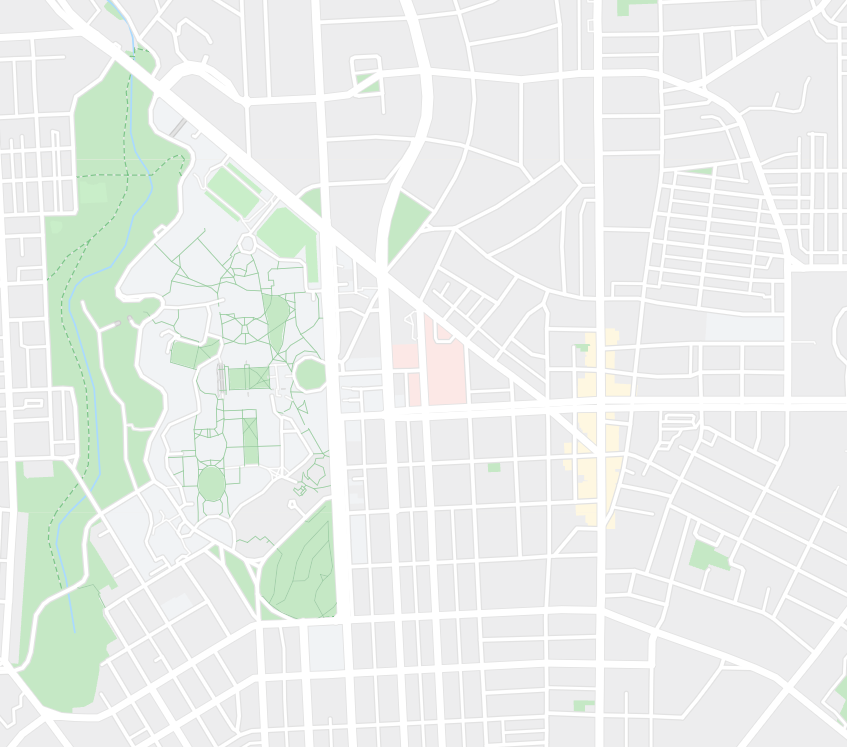
#> input picture trial_image_4.PNG, 847 x 747 px; its folder holds 2 pictures in this run
$ python check_white.py
#> lines starting #> are read from the running program, lines starting #| are printed output that depends on the picture; after the words box and inside, x2 and y2 are one past the last pixel; in counts of white or black regions, pixels touching at a corner belong together
# -*- coding: utf-8 -*-
"""
Created on Sat Nov 16 14:58:13 2019

@author: Wayne Monteiro
"""
from PIL import Image

WALL = 0
PATH = 1

COLORS = {
    WALL: (0, 0, 0),
    PATH: (255, 255, 255),

}
def set_color(img, x0, y0, dim, color):
    '''
    This function will put a colour to a block of pixels
    **Parameters***
    img:
        Points to the image

    x0 : *int*
        the initial x value of the block

    y0 : *int*
        the initial y value of the block

    dim : *int*
        Dimension of the block

    *** Returns***
    None

    '''

    for x in range(dim):
        for y in range(dim):
            img.putpixel(
                (dim * x0 + x, dim * y0 + y),
                color
            )
def save_maze(maze, basename, blockSize=20):
    '''
    This function will save the  maze  as an image file
    **Parameters***
    maze: *list* *int*
        List of lists containing the corresponding value of a path

    blockSize : *int*
        Number of pixels that fit into a block

    basename : *str*
        Name of maze

    *** Returns***
    None
    '''
    w_blocks = len(maze[0])
    h_blocks = len(maze)
    SIZE = (w_blocks * blockSize, h_blocks * blockSize)
    img = Image.new("RGB", SIZE, color=COLORS[WALL])

    for y, row in enumerate(maze):
        for x, block_ID in enumerate(row):
            set_color(img, x, y, blockSize, COLORS[block_ID])

    img.save("%s_recreated_grid.png"
             % (basename))


basename = "trial_image_4.PNG"
IMG = Image.open(basename).convert("RGB")
img = Image.open(basename).convert("RGB")
width, height = img.size
#> width = 847; height = 747
print(width, height)
#| 847 747
print(width*height)
#| 632709

for x in range(width):
        for y in range(height):
            IMG.putpixel((x, y), (0, 0, 0))
#> IMG: PIL image 847x747 RGB; every value is 0
for y in range(height):
        for x in range(width):
            pxl = img.getpixel((x, y))
#            print(pxl)
            if pxl == (255, 255, 255):
                IMG.putpixel((x, y), (255, 255, 255))
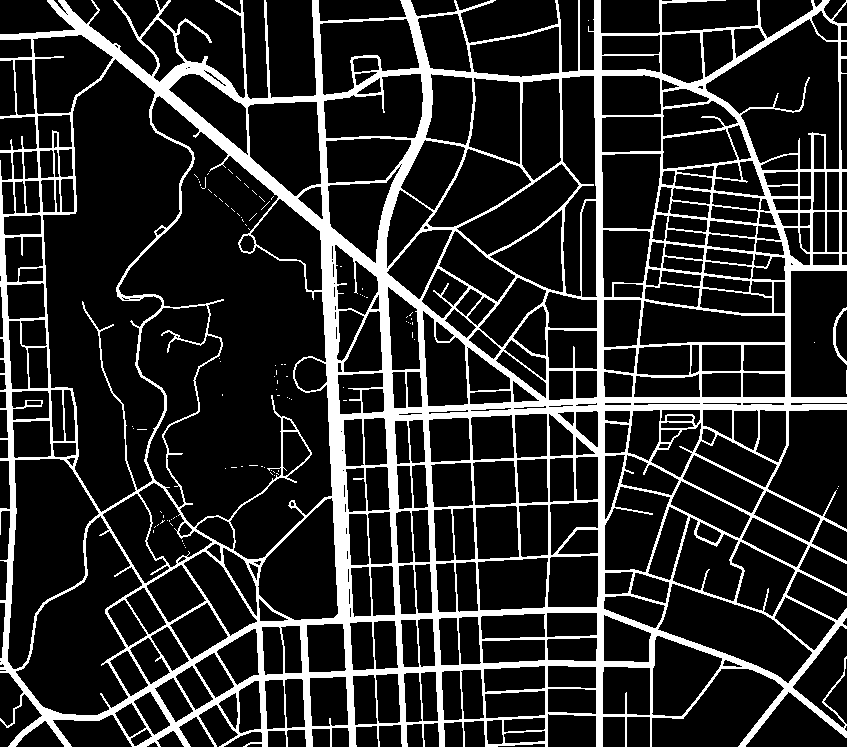
#> IMG: PIL image 847x747 RGB; 17.2% white; 94 white regions (91 under 20 px), largest, box (x1, y1, x2, y2) and area: (0, 0, 847, 747) 108210, (833, 307, 847, 365) 181, (846, 370, 847, 394) 24

new_arr = [[0 for i in range(0, width, 2)] for j in range(0, height, 3)]
#print(list(new_arr))
avg_sum_store=[]
newy = 0
for y in range(0, height, 3):
#    print("y=",y)
    newx = 0
    for x in range(0, width, 2 ):
#        print("x=",x)
        sum_val = 0
        if x != width -1 and y != height -1:
            for b in range (3):
#                print(b)
                for a in range(2):
#                    print(a)
                    val = IMG.getpixel((x + a, y + b))
                    sum_val = sum_val + val[0] + val[1] + val[2]

            avg_sum = sum_val / (6 * 3)
            avg_sum_store.append(avg_sum)
#            print(avg_sum)
            if avg_sum  < 42.5:
                new_arr[newy][newx] = 0
            else:
                 new_arr[newy][newx] = 1
        newx = newx + 1
    newy = newy + 1
#> after the loop, avg_sum_store = 105327 items; new_arr = 249 items; newy = 249
print(avg_sum_store)
#> (printed output is left out)
save_maze(new_arr, basename, blockSize=3)
#> in save_maze, `w_blocks = len(maze[0])`: w_blocks = 424
#> in save_maze, `h_blocks = len(maze)`: h_blocks = 249
#> in save_maze, `SIZE = (w_blocks * blockSize, h_blocks * blockSize)`: SIZE = (1272, 747)
#> in save_maze, `img = Image.new("RGB", SIZE, color=COLORS[WALL])`: img: PIL image 1272x747 RGB; every value is 0
#> after the loop in save_maze, `for y, row in enumerate(maze):`:
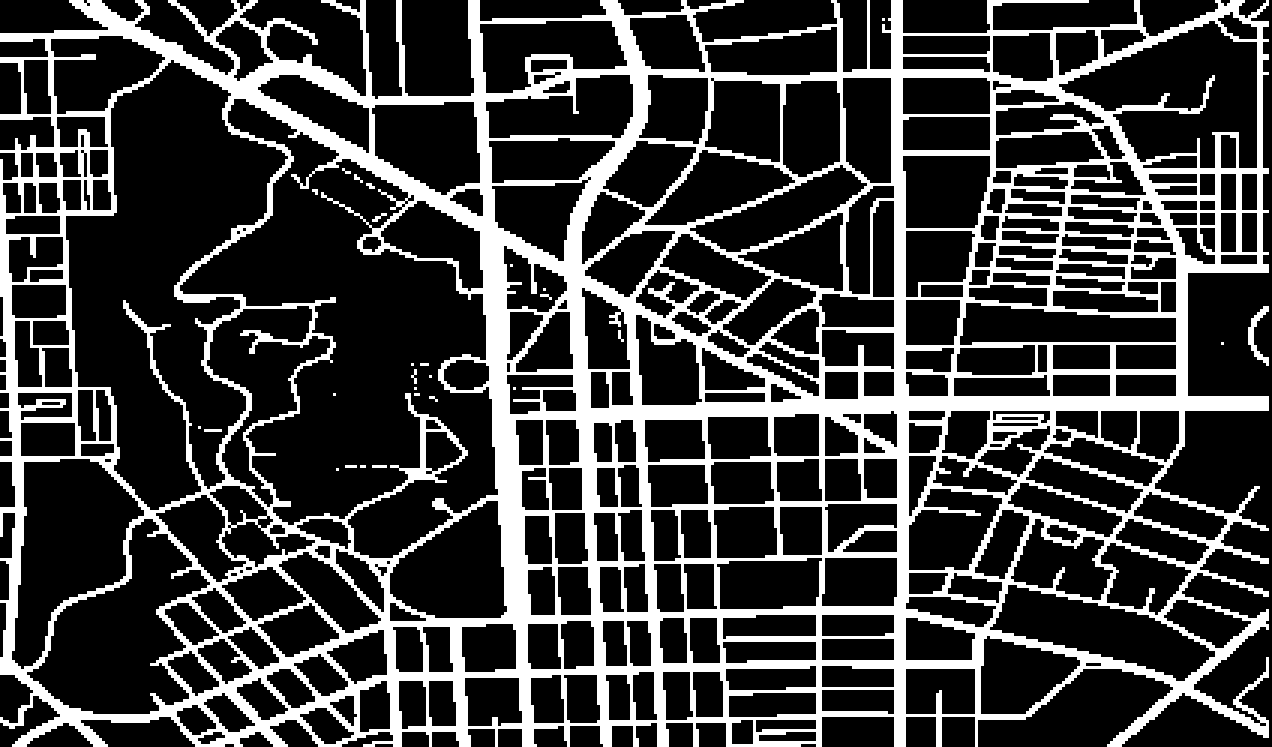
#> img: PIL image 1272x747 RGB; 24.3% white; 28 white regions (13 under 20 px), largest, box (x1, y1, x2, y2) and area: (0, 0, 1269, 747) 229968, (1248, 306, 1269, 366) 414, (372, 213, 387, 222) 54


fptr_2 = basename + "only_white.png"
IMG.save(fptr_2)
